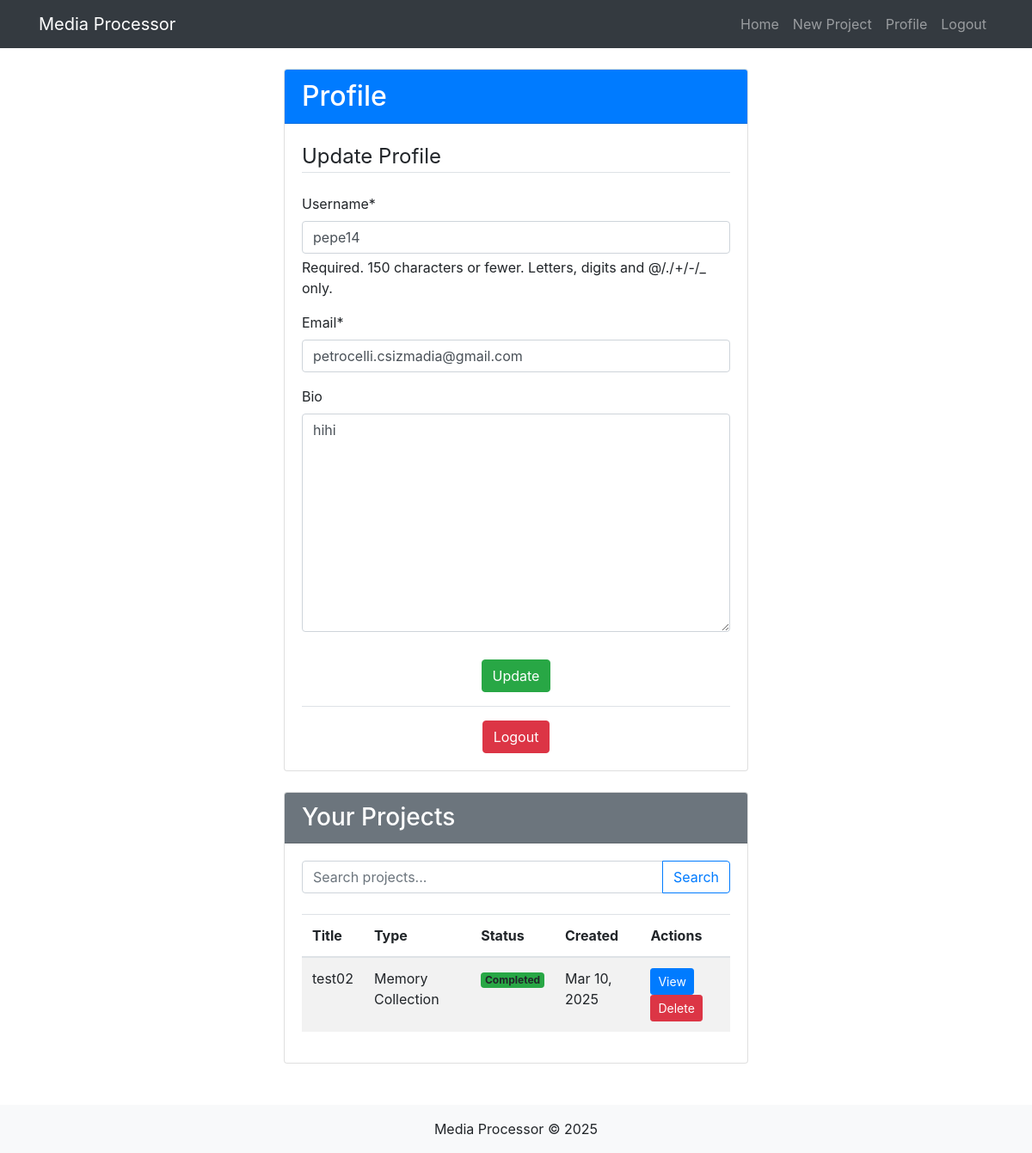
Page /accounts/profile/ (signed in) on the earlier database version.
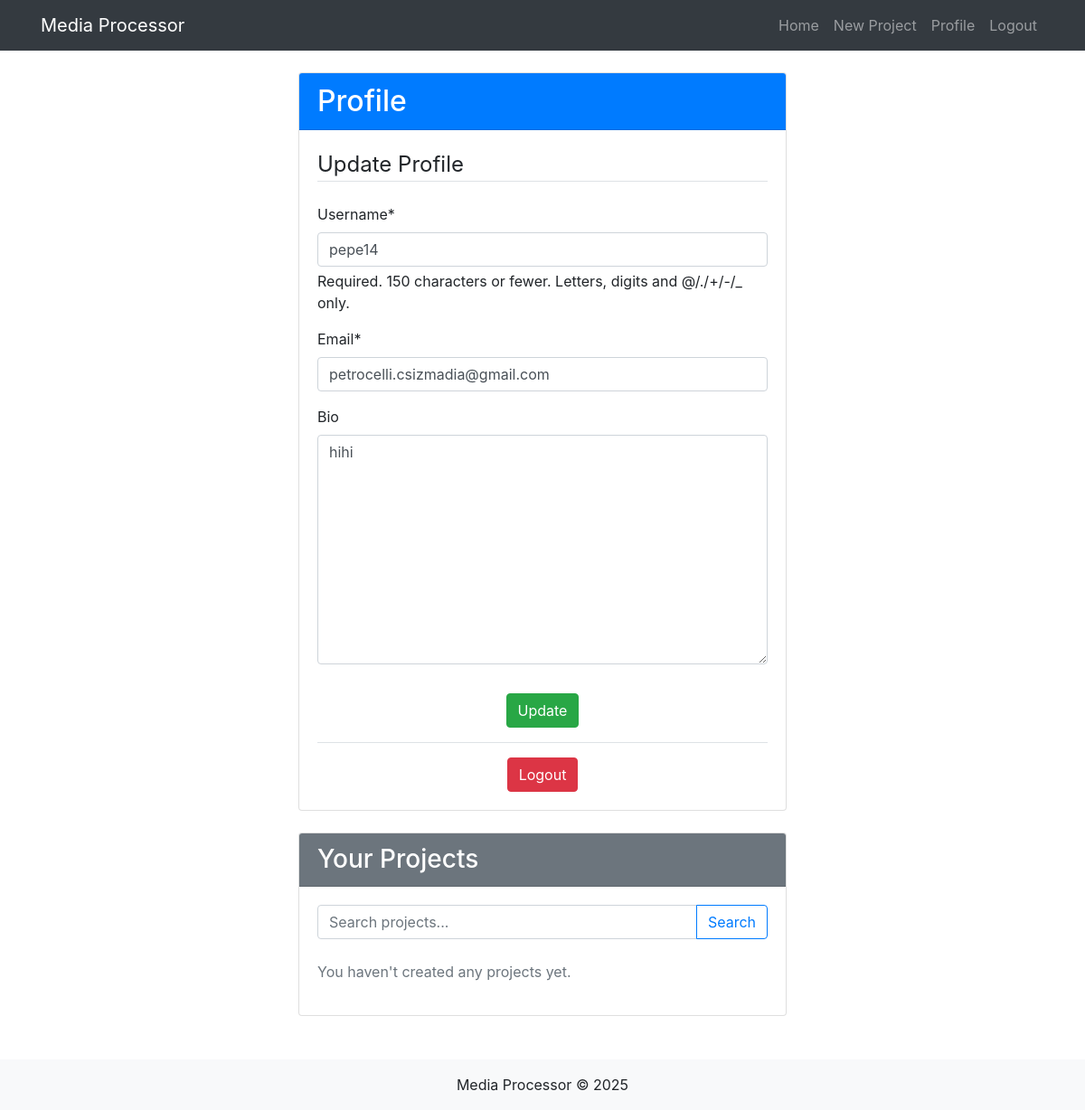
Same page on the later database version.
### media_app/models.py (models this page shows, shortened)
class MediaProject(models.Model):
    STATUS_CHOICES = (
        ('pending', 'Pending'),
        ('processing', 'Processing'),
        ('completed', 'Completed'),
        ('failed', 'Failed'),
    )
    PROJECT_TYPES = (
        ('life_story', 'Life Story'),
        ('event_coverage', 'Event Coverage'),
        ('memory_collection', 'Memory Collection'),
    )
    title = models.CharField(max_length=200)
    description = models.TextField(blank=True)
    user = models.ForeignKey(User, on_delete=models.CASCADE)
    created_at = models.DateTimeField(auto_now_add=True)
    updated_at = models.DateTimeField(auto_now=True)
    status = models.CharField(max_length=20, choices=STATUS_CHOICES, default='pending')
    output_file = models.FileField(upload_to='outputs/', null=True, blank=True)
    qr_code = models.FileField(upload_to='qrcodes/', null=True, blank=True)
    type = models.CharField(max_length=20, choices=PROJECT_TYPES, default='life_story')

### accounts/views.py (the view)
# urls.py: path('profile/', views.profile, name='profile'),
@login_required
def profile(request):
    profile, created = Profile.objects.get_or_create(user=request.user)
    search_query = request.GET.get('search', '')
    projects = MediaProject.objects.filter(user=request.user)
    if search_query:
        projects = projects.filter(
            Q(title__icontains=search_query) |
            Q(description__icontains=search_query)  # Assuming MediaProject has a description field
        )
    projects = projects.order_by('-created_at')
    if request.method == 'POST':
        if 'delete_project' in request.POST:
            project_id = request.POST.get('project_id')
            try:
                project = MediaProject.objects.get(id=project_id, user=request.user)
                project.delete()
                messages.success(request, f'Project "{project.title}" deleted successfully!')
            except MediaProject.DoesNotExist:
                messages.error(request, 'Project not found or you do not have permission.')
            except Exception as e:
                logger.error(f"Error deleting project {project_id}: {str(e)}")
                messages.error(request, f'An error occurred: {str(e)}')
            return redirect('profile')
        u_form = UserUpdateForm(request.POST, instance=request.user)
        p_form = ProfileUpdateForm(request.POST, instance=profile)
        if u_form.is_valid() and p_form.is_valid():
            u_form.save()
            p_form.save()
            messages.success(request, 'Your account has been updated!')
            return redirect('profile')
    else:
        u_form = UserUpdateForm(instance=request.user)
        p_form = ProfileUpdateForm(instance=profile)
    context = {
        'u_form': u_form,
        'p_form': p_form,
        'projects': projects,
        'search_query': search_query
    }
    return render(request, 'accounts/profile.html', context)

### accounts/forms.py
class UserUpdateForm(forms.ModelForm):
    email = forms.EmailField()
    class Meta:
        model = User
        fields = ['username', 'email']

class ProfileUpdateForm(forms.ModelForm):
    class Meta:
        model = Profile
        fields = ['bio']

### accounts/templates/accounts/profile.html (shortened to what the changed rows need)
{% extends 'base.html' %}
{% load crispy_forms_tags %}
{% block content %}
<div class="row">
    <div class="col-md-6 offset-md-3">
        <div class="card mb-4">
            <div class="card-header bg-primary text-white">
                <h2 class="mb-0">Profile</h2>
            </div>
        </div>
        <div class="card">
            <div class="card-body">
                <form method="GET" class="mb-4">
                    <div class="input-group">
                    </div>
                </form>
                {% if projects %}
                    <div class="table-responsive">
                        <table class="table table-striped">
                            <thead>
                                <tr>
                                    <th>Title</th>
                                    <th>Type</th>
                                    <th>Status</th>
                                    <th>Created</th>
                                    <th>Actions</th>
                                </tr>
                            </thead>
                            <tbody>
                                {% for project in projects %}
                                    <tr>
                                        <td>{{ project.title }}</td>
                                        <td>{{ project.get_type_display }}</td>
                                        <td>
                                            <span class="badge
                                                {% if project.status == 'completed' %}bg-success
                                                {% elif project.status == 'failed' %}bg-danger
                                                {% elif project.status == 'processing' %}bg-warning
                                                {% else %}bg-info{% endif %}">
                                                {{ project.get_status_display }}
                                            </span>
                                        </td>
                                        <td>{{ project.created_at|date:"M d, Y" }}</td>
                                        <td>
                                            <a href="{% url 'project_detail' project.id %}" class="btn btn-sm btn-primary">View</a>
                                            <form method="POST" class="d-inline">
                                                <button type="submit" class="btn btn-sm btn-danger">Delete</button>
                                            </form>
                                        </td>
                                    </tr>
                                {% endfor %}
                            </tbody>
                        </table>
                    </div>
                {% else %}
                    <p class="text-muted">
                        {% if search_query %}
                            No projects found matching your search.
                        {% else %}
                            You haven't created any projects yet.
                        {% endif %}
                    </p>
                {% endif %}
            </div>
        </div>
    </div>
</div>
{% endblock %}

Differences in the rows shown:
removed MediaProject: title "test02", type "Memory Collection", status "Completed", created_at "Mar 10, 2025"
Other differences:
text no longer shown: "Title Type Status Created Actions"
text now shown: "You haven't created any projects yet."
